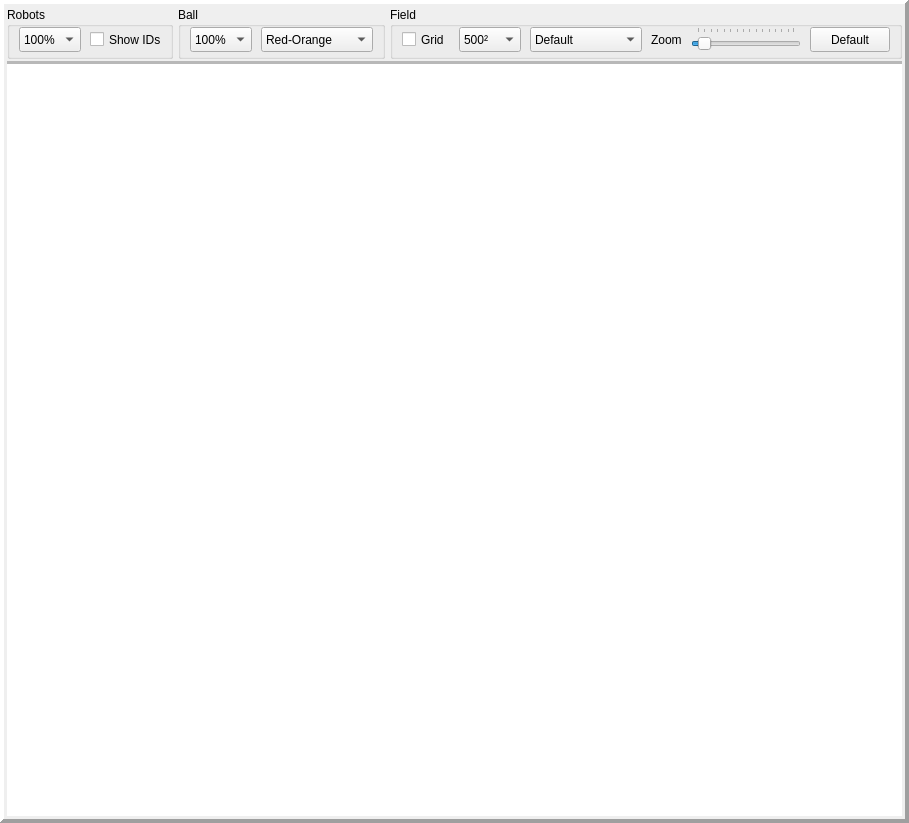
<?xml version="1.0" encoding="UTF-8"?>
<ui version="4.0">
 <class>PanelField</class>
 <widget class="QFrame" name="PanelField">
  <property name="geometry">
   <rect>
    <x>0</x>
    <y>0</y>
    <width>909</width>
    <height>823</height>
   </rect>
  </property>
  <property name="sizePolicy">
   <sizepolicy hsizetype="Expanding" vsizetype="Preferred">
    <horstretch>0</horstretch>
    <verstretch>0</verstretch>
   </sizepolicy>
  </property>
  <property name="minimumSize">
   <size>
    <width>0</width>
    <height>714</height>
   </size>
  </property>
  <property name="windowTitle">
   <string>Frame</string>
  </property>
  <property name="frameShape">
   <enum>QFrame::Panel</enum>
  </property>
  <property name="frameShadow">
   <enum>QFrame::Raised</enum>
  </property>
  <property name="lineWidth">
   <number>4</number>
  </property>
  <layout class="QGridLayout" name="gridLayout">
   <property name="leftMargin">
    <number>3</number>
   </property>
   <property name="topMargin">
    <number>3</number>
   </property>
   <property name="rightMargin">
    <number>3</number>
   </property>
   <property name="bottomMargin">
    <number>3</number>
   </property>
   <property name="verticalSpacing">
    <number>0</number>
   </property>
   <item row="0" column="0">
    <widget class="QFrame" name="frame_controls">
     <property name="minimumSize">
      <size>
       <width>0</width>
       <height>48</height>
      </size>
     </property>
     <property name="maximumSize">
      <size>
       <width>16777215</width>
       <height>100</height>
      </size>
     </property>
     <property name="frameShape">
      <enum>QFrame::NoFrame</enum>
     </property>
     <property name="frameShadow">
      <enum>QFrame::Plain</enum>
     </property>
     <property name="lineWidth">
      <number>0</number>
     </property>
     <layout class="QHBoxLayout" name="horizontalLayout">
      <property name="spacing">
       <number>5</number>
      </property>
      <property name="leftMargin">
       <number>0</number>
      </property>
      <property name="topMargin">
       <number>0</number>
      </property>
      <property name="rightMargin">
       <number>0</number>
      </property>
      <property name="bottomMargin">
       <number>2</number>
      </property>
      <item>
       <widget class="QGroupBox" name="group_robots">
        <property name="sizePolicy">
         <sizepolicy hsizetype="Fixed" vsizetype="Preferred">
          <horstretch>0</horstretch>
          <verstretch>0</verstretch>
         </sizepolicy>
        </property>
        <property name="minimumSize">
         <size>
          <width>0</width>
          <height>46</height>
         </size>
        </property>
        <property name="title">
         <string>Robots</string>
        </property>
        <layout class="QHBoxLayout" name="horizontalLayout_5">
         <property name="spacing">
          <number>9</number>
         </property>
         <property name="leftMargin">
          <number>9</number>
         </property>
         <property name="topMargin">
          <number>0</number>
         </property>
         <property name="rightMargin">
          <number>3</number>
         </property>
         <property name="bottomMargin">
          <number>4</number>
         </property>
         <item>
          <widget class="QComboBox" name="combo_robot_scale">
           <property name="sizePolicy">
            <sizepolicy hsizetype="Fixed" vsizetype="Preferred">
             <horstretch>0</horstretch>
             <verstretch>0</verstretch>
            </sizepolicy>
           </property>
           <property name="minimumSize">
            <size>
             <width>0</width>
             <height>25</height>
            </size>
           </property>
           <property name="maximumSize">
            <size>
             <width>65</width>
             <height>16777215</height>
            </size>
           </property>
           <property name="toolTip">
            <string>Robot Scale</string>
           </property>
           <property name="currentText">
            <string>100%</string>
           </property>
           <property name="currentIndex">
            <number>0</number>
           </property>
           <item>
            <property name="text">
             <string>100%</string>
            </property>
           </item>
           <item>
            <property name="text">
             <string>120%</string>
            </property>
           </item>
           <item>
            <property name="text">
             <string>150%</string>
            </property>
           </item>
          </widget>
         </item>
         <item>
          <widget class="QCheckBox" name="check_show_ids">
           <property name="sizePolicy">
            <sizepolicy hsizetype="Minimum" vsizetype="Preferred">
             <horstretch>0</horstretch>
             <verstretch>0</verstretch>
            </sizepolicy>
           </property>
           <property name="minimumSize">
            <size>
             <width>0</width>
             <height>25</height>
            </size>
           </property>
           <property name="maximumSize">
            <size>
             <width>95</width>
             <height>16777215</height>
            </size>
           </property>
           <property name="focusPolicy">
            <enum>Qt::NoFocus</enum>
           </property>
           <property name="toolTip">
            <string>(Hotkey: I) Show Robot Identification Numbers</string>
           </property>
           <property name="text">
            <string>Show IDs</string>
           </property>
           <property name="checked">
            <bool>false</bool>
           </property>
          </widget>
         </item>
        </layout>
       </widget>
      </item>
      <item>
       <widget class="QGroupBox" name="group_ball">
        <property name="sizePolicy">
         <sizepolicy hsizetype="Fixed" vsizetype="Preferred">
          <horstretch>0</horstretch>
          <verstretch>0</verstretch>
         </sizepolicy>
        </property>
        <property name="minimumSize">
         <size>
          <width>0</width>
          <height>46</height>
         </size>
        </property>
        <property name="title">
         <string>Ball</string>
        </property>
        <layout class="QHBoxLayout" name="horizontalLayout_6">
         <property name="spacing">
          <number>9</number>
         </property>
         <property name="leftMargin">
          <number>9</number>
         </property>
         <property name="topMargin">
          <number>0</number>
         </property>
         <property name="rightMargin">
          <number>9</number>
         </property>
         <property name="bottomMargin">
          <number>4</number>
         </property>
         <item>
          <widget class="QComboBox" name="combo_ball_scale">
           <property name="sizePolicy">
            <sizepolicy hsizetype="Fixed" vsizetype="Preferred">
             <horstretch>0</horstretch>
             <verstretch>0</verstretch>
            </sizepolicy>
           </property>
           <property name="minimumSize">
            <size>
             <width>0</width>
             <height>25</height>
            </size>
           </property>
           <property name="toolTip">
            <string>Ball Scale</string>
           </property>
           <property name="currentText">
            <string>100%</string>
           </property>
           <property name="currentIndex">
            <number>0</number>
           </property>
           <item>
            <property name="text">
             <string>100%</string>
            </property>
           </item>
           <item>
            <property name="text">
             <string>120%</string>
            </property>
           </item>
           <item>
            <property name="text">
             <string>150%</string>
            </property>
           </item>
          </widget>
         </item>
         <item>
          <widget class="QComboBox" name="combo_ball_color">
           <property name="sizePolicy">
            <sizepolicy hsizetype="Fixed" vsizetype="Preferred">
             <horstretch>0</horstretch>
             <verstretch>0</verstretch>
            </sizepolicy>
           </property>
           <property name="minimumSize">
            <size>
             <width>112</width>
             <height>25</height>
            </size>
           </property>
           <property name="toolTip">
            <string>Ball Color</string>
           </property>
           <property name="currentIndex">
            <number>1</number>
           </property>
           <item>
            <property name="text">
             <string>Red</string>
            </property>
           </item>
           <item>
            <property name="text">
             <string>Red-Orange</string>
            </property>
           </item>
           <item>
            <property name="text">
             <string>Orange</string>
            </property>
           </item>
           <item>
            <property name="text">
             <string>Yellow</string>
            </property>
           </item>
           <item>
            <property name="text">
             <string>Green</string>
            </property>
           </item>
           <item>
            <property name="text">
             <string>Blue</string>
            </property>
           </item>
           <item>
            <property name="text">
             <string>Purple</string>
            </property>
           </item>
           <item>
            <property name="text">
             <string>White</string>
            </property>
           </item>
           <item>
            <property name="text">
             <string>Black</string>
            </property>
           </item>
           <item>
            <property name="text">
             <string>Hello Kitty!</string>
            </property>
           </item>
          </widget>
         </item>
        </layout>
       </widget>
      </item>
      <item>
       <widget class="QGroupBox" name="group_field">
        <property name="sizePolicy">
         <sizepolicy hsizetype="Minimum" vsizetype="Preferred">
          <horstretch>0</horstretch>
          <verstretch>0</verstretch>
         </sizepolicy>
        </property>
        <property name="minimumSize">
         <size>
          <width>0</width>
          <height>46</height>
         </size>
        </property>
        <property name="maximumSize">
         <size>
          <width>1600</width>
          <height>16777215</height>
         </size>
        </property>
        <property name="title">
         <string>Field</string>
        </property>
        <property name="flat">
         <bool>false</bool>
        </property>
        <property name="checkable">
         <bool>false</bool>
        </property>
        <layout class="QHBoxLayout" name="horizontalLayout_2">
         <property name="spacing">
          <number>9</number>
         </property>
         <property name="leftMargin">
          <number>9</number>
         </property>
         <property name="topMargin">
          <number>0</number>
         </property>
         <property name="rightMargin">
          <number>9</number>
         </property>
         <property name="bottomMargin">
          <number>4</number>
         </property>
         <item>
          <widget class="QCheckBox" name="check_field_grid">
           <property name="sizePolicy">
            <sizepolicy hsizetype="Minimum" vsizetype="Preferred">
             <horstretch>0</horstretch>
             <verstretch>0</verstretch>
            </sizepolicy>
           </property>
           <property name="minimumSize">
            <size>
             <width>0</width>
             <height>25</height>
            </size>
           </property>
           <property name="focusPolicy">
            <enum>Qt::NoFocus</enum>
           </property>
           <property name="toolTip">
            <string>(Hotkey: G) Toggle display of grid</string>
           </property>
           <property name="text">
            <string>Grid</string>
           </property>
          </widget>
         </item>
         <item>
          <widget class="QComboBox" name="combo_grid_scale">
           <property name="sizePolicy">
            <sizepolicy hsizetype="Preferred" vsizetype="Preferred">
             <horstretch>0</horstretch>
             <verstretch>0</verstretch>
            </sizepolicy>
           </property>
           <property name="minimumSize">
            <size>
             <width>0</width>
             <height>25</height>
            </size>
           </property>
           <property name="toolTip">
            <string>Interval size of grid lines</string>
           </property>
           <property name="currentText">
            <string>500²</string>
           </property>
           <property name="currentIndex">
            <number>1</number>
           </property>
           <item>
            <property name="text">
             <string>200²</string>
            </property>
           </item>
           <item>
            <property name="text">
             <string>500²</string>
            </property>
           </item>
           <item>
            <property name="text">
             <string>1000²</string>
            </property>
           </item>
          </widget>
         </item>
         <item>
          <widget class="QComboBox" name="combo_field_color">
           <property name="sizePolicy">
            <sizepolicy hsizetype="Preferred" vsizetype="Preferred">
             <horstretch>0</horstretch>
             <verstretch>0</verstretch>
            </sizepolicy>
           </property>
           <property name="minimumSize">
            <size>
             <width>112</width>
             <height>25</height>
            </size>
           </property>
           <property name="toolTip">
            <string>Field color scheme</string>
           </property>
           <property name="currentText">
            <string>Default</string>
           </property>
           <property name="currentIndex">
            <number>0</number>
           </property>
           <item>
            <property name="text">
             <string>Default</string>
            </property>
           </item>
           <item>
            <property name="text">
             <string>Arctic</string>
            </property>
           </item>
           <item>
            <property name="text">
             <string>Ice Rink</string>
            </property>
           </item>
           <item>
            <property name="text">
             <string>Game Boy</string>
            </property>
           </item>
           <item>
            <property name="text">
             <string>Basketball</string>
            </property>
           </item>
           <item>
            <property name="text">
             <string>Air Hockey</string>
            </property>
           </item>
          </widget>
         </item>
         <item>
          <widget class="QLabel" name="label_zoom">
           <property name="sizePolicy">
            <sizepolicy hsizetype="Minimum" vsizetype="Preferred">
             <horstretch>0</horstretch>
             <verstretch>0</verstretch>
            </sizepolicy>
           </property>
           <property name="minimumSize">
            <size>
             <width>0</width>
             <height>25</height>
            </size>
           </property>
           <property name="text">
            <string>Zoom</string>
           </property>
          </widget>
         </item>
         <item>
          <widget class="QSlider" name="slider_zoom">
           <property name="sizePolicy">
            <sizepolicy hsizetype="Expanding" vsizetype="Preferred">
             <horstretch>0</horstretch>
             <verstretch>0</verstretch>
            </sizepolicy>
           </property>
           <property name="minimumSize">
            <size>
             <width>80</width>
             <height>25</height>
            </size>
           </property>
           <property name="maximumSize">
            <size>
             <width>1000</width>
             <height>16777215</height>
            </size>
           </property>
           <property name="font">
            <font>
             <strikeout>false</strikeout>
             <kerning>true</kerning>
            </font>
           </property>
           <property name="focusPolicy">
            <enum>Qt::WheelFocus</enum>
           </property>
           <property name="toolTip">
            <string>(Hotkey: Z, Alt+Z) Zoom Camera</string>
           </property>
           <property name="minimum">
            <number>6</number>
           </property>
           <property name="maximum">
            <number>80</number>
           </property>
           <property name="pageStep">
            <number>3</number>
           </property>
           <property name="value">
            <number>11</number>
           </property>
           <property name="tracking">
            <bool>true</bool>
           </property>
           <property name="orientation">
            <enum>Qt::Horizontal</enum>
           </property>
           <property name="invertedAppearance">
            <bool>false</bool>
           </property>
           <property name="invertedControls">
            <bool>false</bool>
           </property>
           <property name="tickPosition">
            <enum>QSlider::TicksAbove</enum>
           </property>
           <property name="tickInterval">
            <number>5</number>
           </property>
          </widget>
         </item>
         <item>
          <widget class="QPushButton" name="btn_zoom_default">
           <property name="sizePolicy">
            <sizepolicy hsizetype="Fixed" vsizetype="Preferred">
             <horstretch>0</horstretch>
             <verstretch>0</verstretch>
            </sizepolicy>
           </property>
           <property name="minimumSize">
            <size>
             <width>0</width>
             <height>25</height>
            </size>
           </property>
           <property name="maximumSize">
            <size>
             <width>16777215</width>
             <height>16777215</height>
            </size>
           </property>
           <property name="focusPolicy">
            <enum>Qt::NoFocus</enum>
           </property>
           <property name="toolTip">
            <string>(Hotkey: Ctrl+Z) Return camera to default zoom and rotation</string>
           </property>
           <property name="text">
            <string>Default</string>
           </property>
          </widget>
         </item>
        </layout>
       </widget>
      </item>
     </layout>
    </widget>
   </item>
   <item row="2" column="0">
    <widget class="QGraphicsView" name="gView_field">
     <property name="mouseTracking">
      <bool>true</bool>
     </property>
     <property name="focusPolicy">
      <enum>Qt::NoFocus</enum>
     </property>
     <property name="autoFillBackground">
      <bool>false</bool>
     </property>
     <property name="frameShape">
      <enum>QFrame::NoFrame</enum>
     </property>
     <property name="frameShadow">
      <enum>QFrame::Plain</enum>
     </property>
     <property name="lineWidth">
      <number>4</number>
     </property>
     <property name="verticalScrollBarPolicy">
      <enum>Qt::ScrollBarAsNeeded</enum>
     </property>
     <property name="horizontalScrollBarPolicy">
      <enum>Qt::ScrollBarAsNeeded</enum>
     </property>
     <property name="sizeAdjustPolicy">
      <enum>QAbstractScrollArea::AdjustToContents</enum>
     </property>
     <property name="backgroundBrush">
      <brush brushstyle="SolidPattern">
       <color alpha="255">
        <red>0</red>
        <green>0</green>
        <blue>0</blue>
       </color>
      </brush>
     </property>
     <property name="foregroundBrush">
      <brush brushstyle="NoBrush">
       <color alpha="255">
        <red>0</red>
        <green>255</green>
        <blue>37</blue>
       </color>
      </brush>
     </property>
     <property name="interactive">
      <bool>true</bool>
     </property>
     <property name="sceneRect">
      <rectf>
       <x>0.000000000000000</x>
       <y>0.000000000000000</y>
       <width>0.000000000000000</width>
       <height>0.000000000000000</height>
      </rectf>
     </property>
     <property name="renderHints">
      <set>QPainter::Antialiasing|QPainter::TextAntialiasing</set>
     </property>
     <property name="dragMode">
      <enum>QGraphicsView::NoDrag</enum>
     </property>
     <property name="cacheMode">
      <set>QGraphicsView::CacheBackground</set>
     </property>
     <property name="resizeAnchor">
      <enum>QGraphicsView::AnchorUnderMouse</enum>
     </property>
     <property name="viewportUpdateMode">
      <enum>QGraphicsView::SmartViewportUpdate</enum>
     </property>
    </widget>
   </item>
   <item row="1" column="0">
    <widget class="Line" name="line">
     <property name="sizePolicy">
      <sizepolicy hsizetype="Minimum" vsizetype="Minimum">
       <horstretch>0</horstretch>
       <verstretch>0</verstretch>
      </sizepolicy>
     </property>
     <property name="lineWidth">
      <number>0</number>
     </property>
     <property name="midLineWidth">
      <number>3</number>
     </property>
     <property name="orientation">
      <enum>Qt::Horizontal</enum>
     </property>
    </widget>
   </item>
  </layout>
 </widget>
 <resources/>
 <connections/>
 <slots>
  <signal>field_mouse_move(QPointF)</signal>
 </slots>
</ui>
